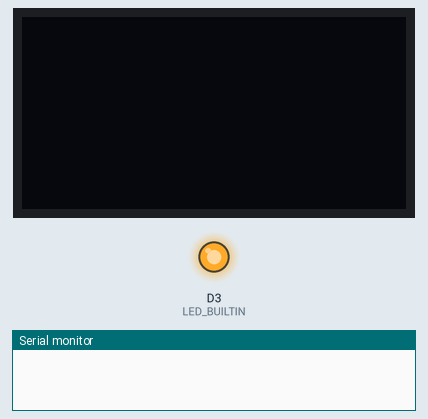
This sketch was run on a simulated nRF52 board. Shown: 128×64 one-colour display, output pins drawn as LEDs (lit = HIGH), the last lines printed to the serial monitor. Wiring (inferred from the names in the program): I2C bus: SDA D4; SCL D5; SSD1306 OLED at I2C address 0x3C.

Above: at 0.1 s.
At 3.2 s:
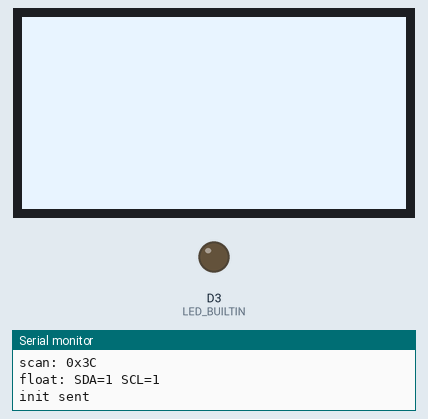
Timing chart, 0 to 4.7 s (numbered marks = the images above):
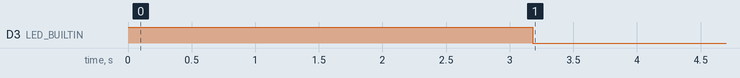

Measured:
- by itself, D3 (LED_BUILTIN): HIGH → LOW at 3.2 s

The sketch:

i2c_scan.ino
```cpp
// Blind SSD1309 init — sends I2C data IGNORING NACKs
// If screen lights up, it's receiving data but not ACKing (D2 issue)
#include <Arduino.h>
#include <bluefruit.h>

#define SDA_PIN D4
#define SCL_PIN D5

void sda_high() { pinMode(SDA_PIN, INPUT_PULLUP); }
void sda_low()  { pinMode(SDA_PIN, OUTPUT); digitalWrite(SDA_PIN, LOW); }
void scl_high() { pinMode(SCL_PIN, INPUT_PULLUP); delayMicroseconds(5); }
void scl_low()  { pinMode(SCL_PIN, OUTPUT); digitalWrite(SCL_PIN, LOW); delayMicroseconds(5); }

void bb_start() {
    sda_high(); scl_high(); delayMicroseconds(5);
    sda_low(); delayMicroseconds(5);
    scl_low();
}

void bb_stop() {
    sda_low(); delayMicroseconds(5);
    scl_high(); delayMicroseconds(5);
    sda_high(); delayMicroseconds(5);
}

void bb_write_byte(uint8_t b) {
    for (int i = 7; i >= 0; i--) {
        if (b & (1 << i)) sda_high(); else sda_low();
        scl_high(); scl_low();
    }
    // ACK clock — don't care about response
    sda_high(); scl_high(); scl_low();
}

void bb_cmd(uint8_t cmd) {
    bb_start();
    bb_write_byte(0x78);  // 0x3C << 1
    bb_write_byte(0x00);  // Co=0, D/C#=0 (command)
    bb_write_byte(cmd);
    bb_stop();
    delayMicroseconds(100);
}

void bb_cmd2(uint8_t cmd, uint8_t arg) {
    bb_start();
    bb_write_byte(0x78);
    bb_write_byte(0x00);
    bb_write_byte(cmd);
    bb_write_byte(arg);
    bb_stop();
    delayMicroseconds(100);
}

// Also check ACK during address phase
int bb_write_byte_ack(uint8_t b) {
    for (int i = 7; i >= 0; i--) {
        if (b & (1 << i)) sda_high(); else sda_low();
        scl_high(); scl_low();
    }
    sda_high(); scl_high();
    int ack = digitalRead(SDA_PIN);  // 0 = ACK
    scl_low();
    return ack == 0;
}

void do_init_and_fill() {
    bb_cmd(0xAE);
    bb_cmd2(0xD5, 0x80);
    bb_cmd2(0xA8, 0x3F);
    bb_cmd2(0xD3, 0x00);
    bb_cmd(0x40);
    bb_cmd2(0x8D, 0x14);
    bb_cmd(0xA1);
    bb_cmd(0xC8);
    bb_cmd2(0xDA, 0x12);
    bb_cmd2(0x81, 0xFF);  // Max contrast
    bb_cmd2(0xD9, 0xF1);
    bb_cmd2(0xDB, 0x40);
    bb_cmd(0xA4);
    bb_cmd(0xA6);

    for (uint8_t page = 0; page < 8; page++) {
        bb_cmd(0xB0 + page);
        bb_cmd(0x00);
        bb_cmd(0x10);
        bb_start();
        bb_write_byte(0x78);
        bb_write_byte(0x40);
        for (int col = 0; col < 128; col++)
            bb_write_byte(0xFF);
        bb_stop();
    }
    bb_cmd(0xAF);
}

void setup() {
    Serial.begin(115200);
    pinMode(LED_BUILTIN, OUTPUT);
    digitalWrite(LED_BUILTIN, HIGH);  // OFF
    delay(3000);
    Serial.println("=== Live I2C scan + blind init (repeating) ===");
}

void loop() {
    // Scan for any device
    Serial.print("scan: ");
    uint8_t found = 0;
    for (uint8_t addr = 0x03; addr <= 0x77; addr++) {
        bb_start();
        int ack = bb_write_byte_ack((addr << 1) | 0);
        bb_stop();
        if (ack) {
            Serial.printf("0x%02X ", addr);
            found++;
        }
    }
    if (found == 0) Serial.print("no devices");
    Serial.println();

    // Check D2 pad voltage proxy — read SDA with no pullup
    pinMode(SDA_PIN, INPUT);
    delayMicroseconds(100);
    int sda_float = digitalRead(SDA_PIN);
    pinMode(SCL_PIN, INPUT);
    delayMicroseconds(100);
    int scl_float = digitalRead(SCL_PIN);
    Serial.printf("float: SDA=%d SCL=%d\n", sda_float, scl_float);

    // Blind init + fill
    do_init_and_fill();
    Serial.println("init sent");

    // LED: ON if found, OFF if not
    digitalWrite(LED_BUILTIN, found > 0 ? LOW : HIGH);

    Serial.println();
    delay(3000);
}
```
